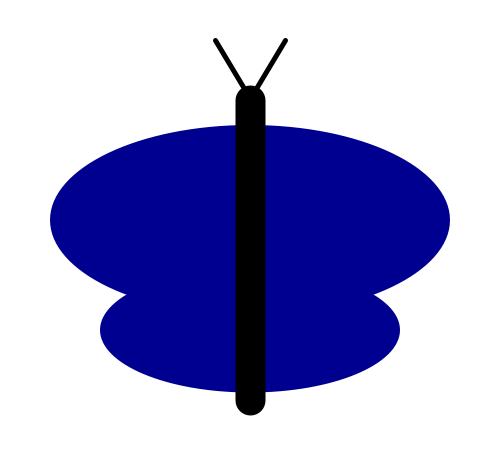
Frame 1 (no input)
Frame 60 (the mouse pressed at the canvas centre just before this capture): identical to frame 1, image omitted
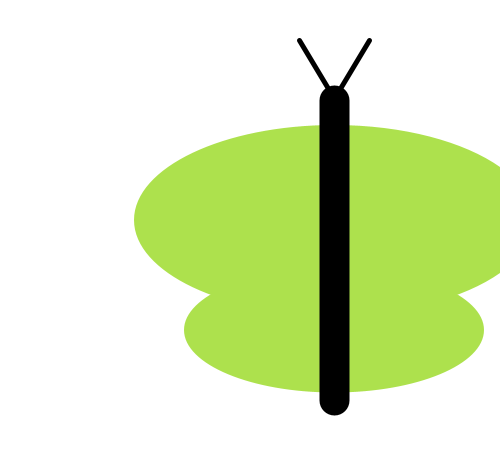
Frame 120 (the mouse held since frame 60 and released just before this capture)

The Processing sketch that drew these frames (run headless with seeded random() and noise(); from frame 60 on, the mouse is pressed at the canvas centre):

// Processing sketch: processing_99778
// ── processing_99778.pde

void setup(){size(500,450);}

void draw(){background(255);

if ((mouseX < 166) && (mouseY <250)) {noStroke();
fill(mouseX,mouseY,144);
ellipse(250,220,400,190);
ellipse(250,330,300,125);
strokeWeight(30);
stroke(0);
line(250,100,250,400);
strokeWeight(5);
line(245,90,215,40);
line(255,90,285,40);}

else if ((mouseX<=166) && (mouseY >250)) {noStroke();
fill(mouseX,height-mouseY,144);
ellipse(250,220,400,190);
ellipse(250,330,300,125);
strokeWeight(30);
stroke(0);
line(250,100,250,400);
strokeWeight(5);
line(245,90,215,40);
line(255,90,285,40);}

else if ((mouseX < 332) && (mouseY <250)) {noStroke();
fill(mouseX-77,mouseY,77);
ellipse(334,220,400,190);
ellipse(334,330,300,125);
strokeWeight(30);
stroke(0);
line(334,100,334,400);
strokeWeight(5);
line(329,90,299,40);
line(339,90,369,40);}

else if ((mouseX<=332) && (mouseY >250)) {noStroke();
fill(mouseX-77,height-mouseY,77);
ellipse(334,220,400,190);
ellipse(334,330,300,125);
strokeWeight(30);
stroke(0);
line(334,100,334,400);
strokeWeight(5);
line(329,90,299,40);
line(339,90,369,40);}

else if ((mouseX < 500) && (mouseY <250)) {noStroke();
fill(mouseX-245,mouseY,231);
ellipse(166,220,400,190);
ellipse(166,330,300,125);
strokeWeight(30);
stroke(0);
line(166,100,166,400);
strokeWeight(5);
line(161,90,131,40);
line(171,90,201,40);}

else if ((mouseX<=500) && (mouseY >250)) {noStroke();
fill(mouseX-245,height-mouseY,231);
ellipse(166,220,400,190);
ellipse(166,330,300,125);
strokeWeight(30);
stroke(0);
line(166,100,166,400);
strokeWeight(5);
line(161,90,131,40);
line(171,90,201,40);}}
